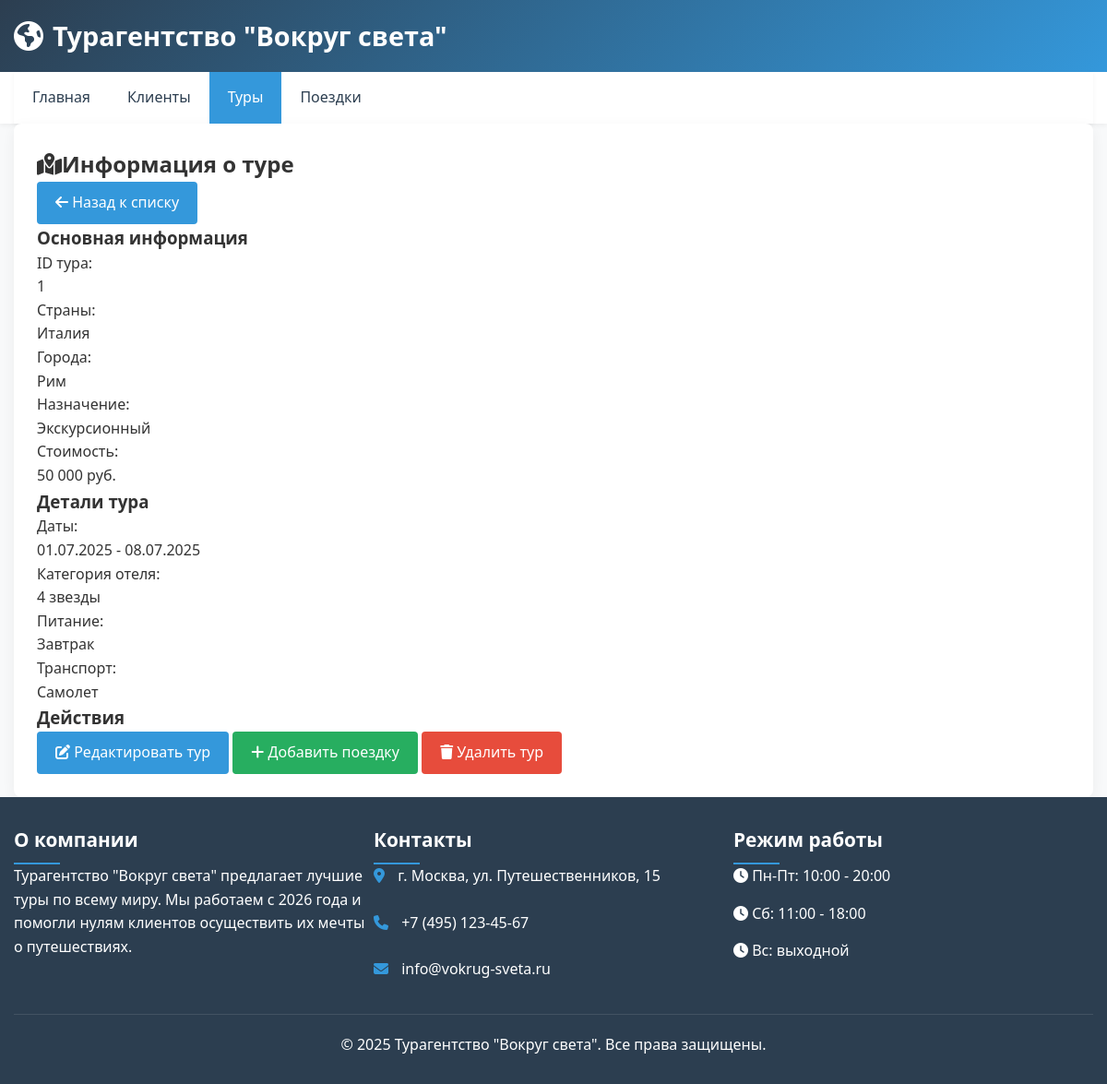
The page /index.php?entity=tour&action=show&id=1 on the database its author committed.
### tables this page shows
CREATE TABLE `tour` (
  `TourID` int(11) NOT NULL,
  `Countries` varchar(200) DEFAULT NULL,
  `Cities` varchar(200) DEFAULT NULL,
  `Purpose` varchar(200) DEFAULT NULL,
  `HotelCategory` varchar(50) DEFAULT NULL,
  `MealPlan` varchar(100) DEFAULT NULL,
  `StartDate` date DEFAULT NULL,
  `EndDate` date DEFAULT NULL,
  `Transport` varchar(100) DEFAULT NULL,
  `BaseCost` decimal(19,4) DEFAULT NULL
);

### controllers/tour_controller.php (called while the page is built, shortened)
<?php
$action = $_GET['action'] ?? 'list';
$id = $_GET['id'] ?? 0;
switch ($action) {
    case 'show':
        $id = (int) $id;
        $tour = getTourById($id);
        include __DIR__ . '/../views/tour/show.php';
        break;
}

### model.php (called while the page is built, shortened)
<?php
$host = '127.0.0.1';
$user = 'root';
$password = '';
$database = 'travel_agency';
$mysqli = new mysqli($host, $user, $password, $database);
function getTourById($id)
{
    global $mysqli;
    $stmt = $mysqli->prepare("SELECT * FROM tour WHERE TourID = ?");
    $stmt->bind_param("i", $id);
    $stmt->execute();
    return $stmt->get_result()->fetch_assoc();
}
?>

### views/tour/show.php (the view)
<div class="content-card">
    <div class="d-flex justify-content-between align-items-center mb-4">
        <h2><i class="fas fa-map-marked-alt me-2"></i>Информация о туре</h2>
        <a href="index.php?entity=tour&action=list" class="btn btn-outline-primary">
            <i class="fas fa-arrow-left me-1"></i> Назад к списку
        </a>
    </div>
    <div class="row">
        <div class="col-md-8">
            <div class="card mb-4">
                <div class="card-header bg-primary text-white">
                    <h3 class="card-title mb-0">Основная информация</h3>
                </div>
                <div class="card-body">
                    <div class="row mb-3">
                        <div class="col-md-3 fw-bold">ID тура:</div>
                        <div class="col-md-9"><?= $tour['TourID'] ?></div>
                    </div>
                    <div class="row mb-3">
                        <div class="col-md-3 fw-bold">Страны:</div>
                        <div class="col-md-9"><?= $tour['Countries'] ?></div>
                    </div>
                    <div class="row mb-3">
                        <div class="col-md-3 fw-bold">Города:</div>
                        <div class="col-md-9"><?= $tour['Cities'] ?></div>
                    </div>
                    <div class="row mb-3">
                        <div class="col-md-3 fw-bold">Назначение:</div>
                        <div class="col-md-9"><?= $tour['Purpose'] ?></div>
                    </div>
                    <div class="row">
                        <div class="col-md-3 fw-bold">Стоимость:</div>
                        <div class="col-md-9"><?= number_format($tour['BaseCost'], 0, ',', ' ') ?> руб.</div>
                    </div>
                </div>
            </div>
            <div class="card mb-4">
                <div class="card-header bg-info text-white">
                    <h3 class="card-title mb-0">Детали тура</h3>
                </div>
                <div class="card-body">
                    <div class="row mb-3">
                        <div class="col-md-3 fw-bold">Даты:</div>
                        <div class="col-md-9">
                            <?= date('d.m.Y', strtotime($tour['StartDate'])) ?> -
                            <?= date('d.m.Y', strtotime($tour['EndDate'])) ?>
                        </div>
                    </div>
                    <div class="row mb-3">
                        <div class="col-md-3 fw-bold">Категория отеля:</div>
                        <div class="col-md-9"><?= $tour['HotelCategory'] ?></div>
                    </div>
                    <div class="row mb-3">
                        <div class="col-md-3 fw-bold">Питание:</div>
                        <div class="col-md-9"><?= $tour['MealPlan'] ?></div>
                    </div>
                    <div class="row">
                        <div class="col-md-3 fw-bold">Транспорт:</div>
                        <div class="col-md-9"><?= $tour['Transport'] ?></div>
                    </div>
                </div>
            </div>
        </div>
        <div class="col-md-4">
            <div class="card">
                <div class="card-header bg-secondary text-white">
                    <h3 class="card-title mb-0">Действия</h3>
                </div>
                <div class="card-body">
                    <div class="d-grid gap-2">
                        <a href="index.php?entity=tour&action=edit&id=<?= $tour['TourID'] ?>"
                            class="btn btn-warning mb-2">
                            <i class="fas fa-edit me-1"></i> Редактировать тур
                        </a>
                        <a href="index.php?entity=trip&action=add&tour_id=<?= $tour['TourID'] ?>"
                            class="btn btn-success mb-2">
                            <i class="fas fa-plus me-1"></i> Добавить поездку
                        </a>
                        <a href="index.php?entity=tour&action=delete&id=<?= $tour['TourID'] ?>" class="btn btn-danger"
                            onclick="return confirm('Вы уверены? Удаление тура также удалит все связанные поездки!')">
                            <i class="fas fa-trash me-1"></i> Удалить тур
                        </a>
                    </div>
                </div>
            </div>
        </div>
    </div>
</div>

### index.php (style rules this page uses)
:root { --primary: #3498db; --secondary: #2c3e50; --success: #27ae60; --danger: #e74c3c; --light: #ecf0f1; --dark: #2c3e50; --gray: #95a5a6; }
* { margin: 0; padding: 0; box-sizing: border-box; font-family: 'Segoe UI', Tahoma, Geneva, Verdana, sans-serif; }
body { background-color: #f8f9fa; color: #333; line-height: 1.6; }
.content-card { background: white; border-radius: 8px; box-shadow: 0 4px 15px rgba(0, 0, 0, 0.05); padding: 25px; }
.btn { display: inline-block; padding: 10px 20px; background-color: var(--primary); color: white; border: none; border-radius: 4px; cursor: pointer; font-size: 1rem; font-weight: 500; text-decoration: none; transition: background-color 0.3s; }
.btn-success { background-color: var(--success); }
.btn-danger { background-color: var(--danger); }

### rows shown on the page
tour: TourID "1", Countries "Италия", Cities "Рим", Purpose "Экскурсионный", BaseCost "50 000", StartDate "01.07.2025", EndDate "08.07.2025", HotelCategory "4 звезды", MealPlan "Завтрак", Transport "Самолет"

### other values the page prints
$name "Главная"
$name "Клиенты"
$name "Туры"
$name "Поездки"
